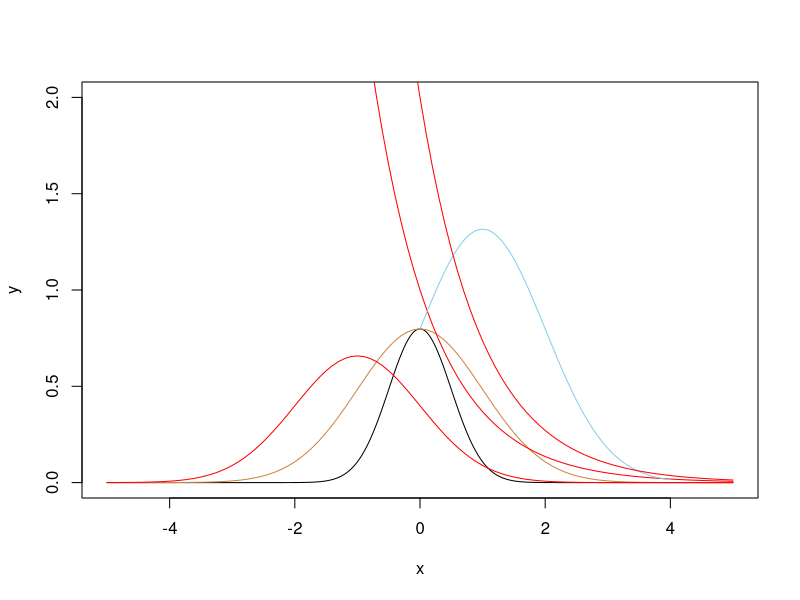
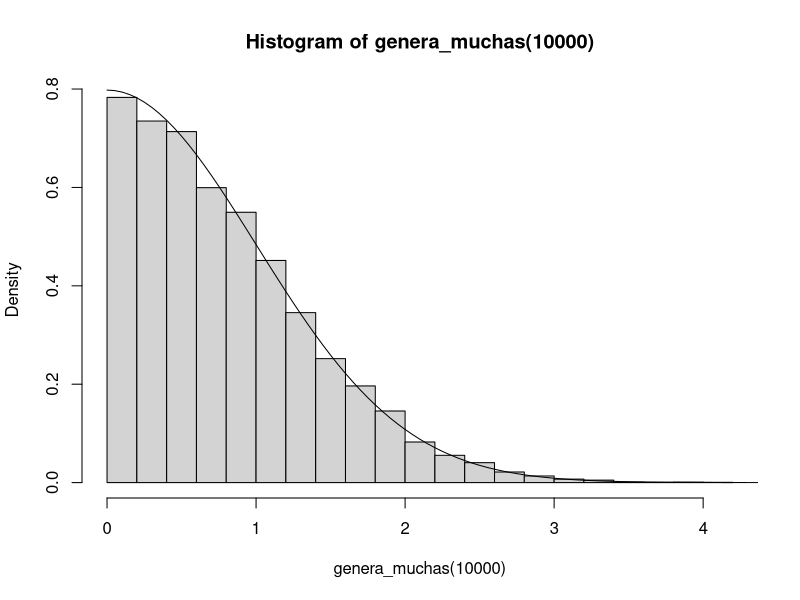
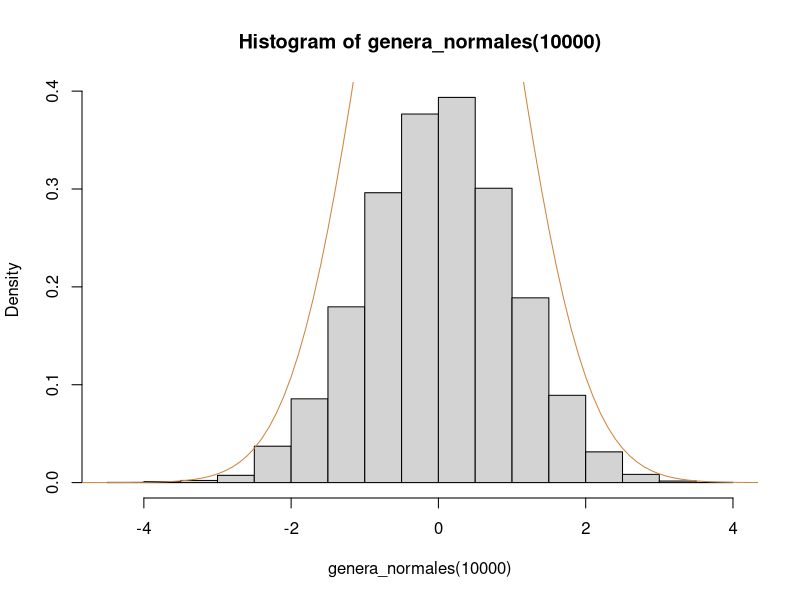

The R source for these figures, in order:
### Aceptacion-Rechazo

f <- function(x){
  (2/sqrt(2*pi))*exp(-x^2/2)### Normal Distribution con un 2 que la gace algo rara, buquemos una funcion que la domine en el intervalo 0,5
}
g <- function(x) exp(-x)#Exponencial con Lamba igual a 1
Mg <- function(x) M*exp(-x)

x   <- seq(-5,5,length=1000)
y   <- dnorm(x,mean=0, sd=0.5)
plot(x,y, type="l", lwd=1,ylim=c(0,2), xlim=c(-5,5))

plot(f, add= TRUE, col = 'peru', ylim=c(0,2), xlim=c(-5,5))
plot(g, add=TRUE, col='red', ylim=c(0,2), xlim=c(-5,5))

h <- function(x){
  f(x)/g(x)
}
plot(h, add= TRUE, col = 'skyblue', xlim=c(0,4), ylim=c(0,2))

M <- 2
plot(Mg, add=TRUE, col='red', ylim=c(0,2), xlim=c(-5,5))
Mh <- function(x){
  f(x)/M*g(x)
}
plot(Mh, add=TRUE, col='red', ylim=c(0,2), xlim=c(-5,5))

# Aceptación y rechazo para generar
genera_una <- function(...){
  maxiter <- 10000
  iter <- 1
  while(TRUE & iter < maxiter){
    # 1) Exponencial(lambda = 1)
    Y <- rexp(1, 1)
    U <- runif(1)
    # 2) Aceptar o rechazar
    if(U <= f(Y)/(M*g(Y))){
      X <- Y # Z es el valor absoluto de una normal
      break
    }
    iter <- iter + 1
  }
  X
}

genera_muchas <- function(n = 1){
  sapply(1:n, genera_una)
}
?hist
hist(genera_muchas(10000),freq=FALSE)
plot(f,add = TRUE, ylim=c(0,2), xlim=c(0,5))


genera_normales <- function(n = 1){
  sample(c(-1,1), size = n, replace = T)*genera_muchas(n = n)
}

hist(genera_normales(10000),freq=FALSE)
plot(f, add= TRUE, col = 'peru', ylim=c(0,2), xlim=c(-5,5))
